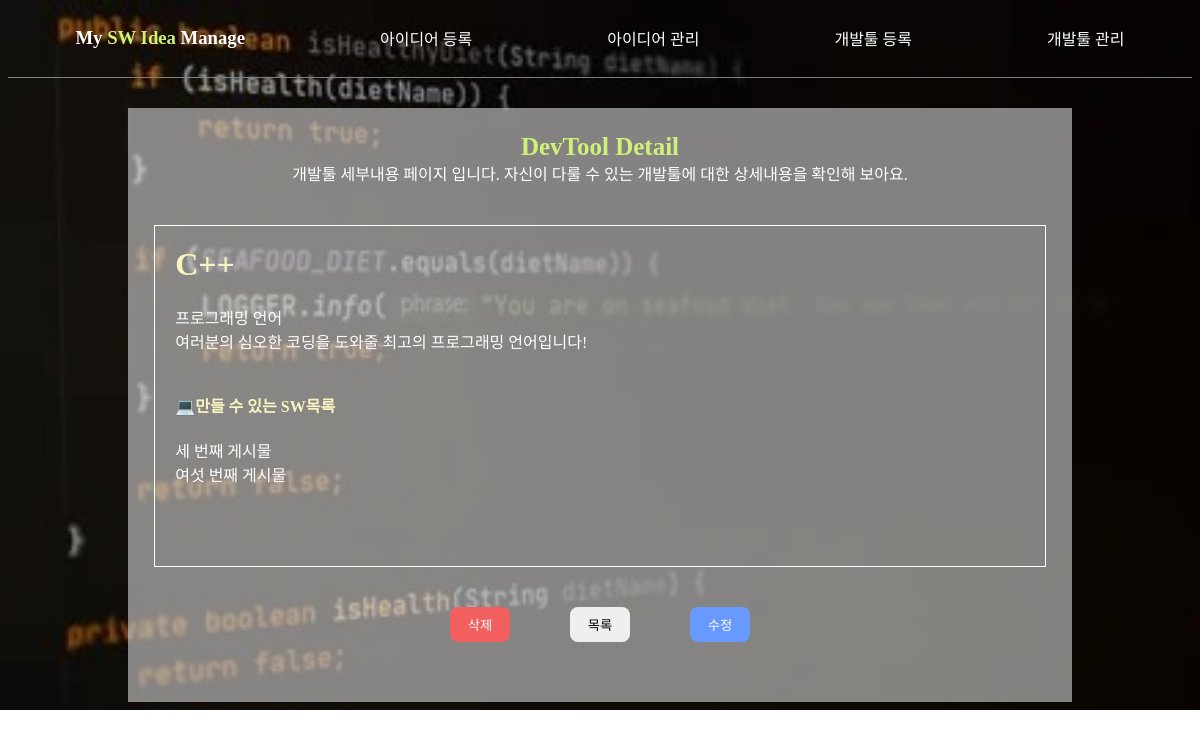
Screenshot of /tool/detail/3 with the database file from the repository.
### apps/tool/models.py (models this page shows, shortened)
class Tool(models.Model):
    name = models.CharField('이름:', max_length=20)
    kind = models.CharField('종류:', max_length=20)
    content = models.TextField('개발툴 설명:')

### apps/idea/models.py (models this page shows, shortened)
class Idea(models.Model):
    title = models.CharField('아이디어명:', max_length=20)
    image = models.ImageField('Image:', upload_to='uploaded_images/%Y%m%d', blank=True)
    content = models.TextField('아이디어 설명:')
    interest = models.IntegerField('아이디어 관심도:')
    devtool = models.ForeignKey(Tool, verbose_name='예상 개발툴:', on_delete=models.CASCADE, related_name='ideas')
    created_at = models.DateTimeField(auto_now_add=True, verbose_name="등록일")
    is_liked = models.BooleanField(default=False)

### apps/tool/views.py (the view)
# urls.py: path('detail/<int:pk>', views.detail, name='detail'),
def detail(request, pk):
    tool = Tool.objects.get(id=pk)
    ideas = tool.ideas.all()
    context = {
        'tool': tool,
        'ideas': ideas
    }
    return render(request, 'tool/detail.html', context)

### templates/tool/detail.html (shortened to what this page needs)
{% extends 'base.html' %}
{% load static %}
    {% block head %}
        <link rel="stylesheet" href="{% static 'tool/detail.css' %}">
    {% endblock %}
    {% block content %}
    <div class="detail_container">
        <h3 class="form_title yellow">DevTool Detail</h3>
        <p class="discription">개발툴 세부내용 페이지 입니다. 자신이 다룰 수 있는 개발툴에 대한 상세내용을 확인해 보아요.</p>
        <div class="content">
            <h1 class="bright">{{tool.name}}</h1>
            <div class="tool_info">
                <p>{{tool.kind}}</p>
                <p>{{tool.content}}</p>
            </div>
            <div class="tool_used">
                <h4 class="bright">💻만들 수 있는 SW목록</h4>
                {% for idea in ideas %}
                    <a href="{% url 'idea:detail' idea.pk %}"><p>{{ idea.title }}</p></a>
                {% endfor %}
            </div>
        </div>
        <div class="button_container">
            <a href="{% url 'tool:delete' tool.pk %}">
                <button type="button" class="delete_button">삭제</button>
            </a>
            <a href="{% url 'tool:list' %}">
                <button type="button" class="list_button">목록</button>
            </a>
            <a href="{% url 'tool:update' tool.pk %}">
                <button type="button" class="update_button">수정</button>
            </a>
        </div>
    </div>
    {% endblock %}

### static/base.css (style rules this page uses)
html { background-image: url('coding.jpg'); background-size: cover; background-repeat: no-repeat; }
a { text-decoration: none; color: white; transition: opacity 0.5s ease; }
.yellow { color: rgb(206, 242, 121); }
.bright { color: rgb(250, 244, 192); }

### static/tool/detail.css (style rules this page uses)
.detail_container { display: flex; flex-direction: column; justify-content: center; align-items: center; margin-top: 30px; padding-bottom: 50px; }
.form_title { font-size: 25px; margin-bottom: 0; }
.discription { margin-block: 0; color: white; }
.content { display: flex; flex-direction: column; border: 1px solid white; margin-top: 40px; width: 1500px; height: 300px; max-width: 90%; padding: 20px; }
.content h1 { margin-top: 0; }
.content h4 { margin-top: 40px; }
.tool_used { display: flex; flex-direction: column; }
p { color: white; }
.button_container { display: flex; justify-content: space-between; background: none; width: 300px; padding: 10px; border-radius: 20px; color: white; border: none; cursor: pointer; transition: background-color 0.2s ease; max-width: 100%; margin-top: 30px; }
.button_container button { width: 60px; height: 35px; border-radius: 8px; border: none; cursor: pointer; }
p { margin-block: 0; }
.delete_button { background-color: rgb(241, 95, 95); color: white; }
.update_button { background-color: rgb(103, 153, 255); color: white; }

### rows the page displays
Tool: name "C++", kind "프로그래밍 언어", content "여러분의 심오한 코딩을 도와줄 최고의 프로그래밍 언어입니다!"
Idea: title "세 번째 게시물"
Idea: title "여섯 번째 게시물"
